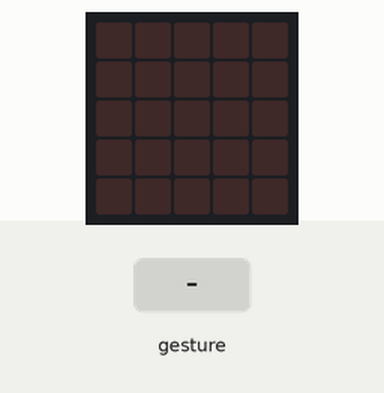
Recording of a program running on a simulated BBC micro:bit (MakeCode). Parts: the board's 5×5 LED display. The test bench sets the inputs (shaded band). Random numbers come from a fixed seed; a tilt is held for 1.5 s and a shake lasts 1 s, then the board lies face up again.

Above: at 1.2 s.
1.3 s: gesture 'shake'
At 2.8 s:
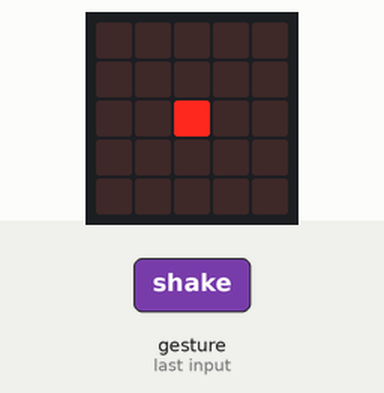
4.3 s: gesture 'shake'
At 5.1 s:
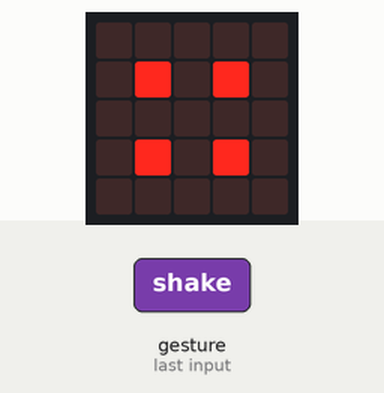
7.3 s: gesture 'shake'
At 8.5 s:
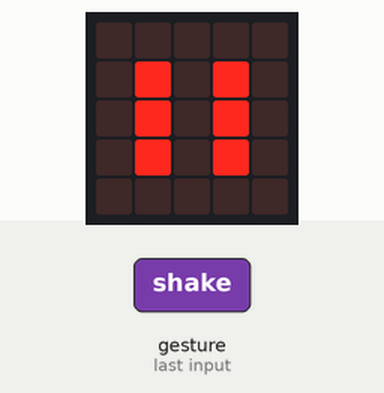
Timing chart, 0 to 10.3 s (numbered marks = the images above; inputs shaded):
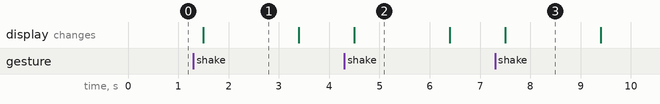

The program:

main.ts
```typescript
let Nummer = 0
input.onGesture(Gesture.Shake, function () {
    Nummer = randint(0, 5 + 1)
    if (Nummer == 1) {
        basic.showLeds(`
            . . . . .
            . . . . .
            . . # . .
            . . . . .
            . . . . .
            `)
    } else if (Nummer == 2) {
        basic.showLeds(`
            . . . . .
            . . . # .
            . . . . .
            . # . . .
            . . . . .
            `)
    } else if (Nummer == 3) {
        basic.showLeds(`
            . . . . .
            . . . # .
            . . # . .
            . # . . .
            . . . . .
            `)
    } else if (Nummer == 4) {
        basic.showLeds(`
            . . . . .
            . # . # .
            . . . . .
            . # . # .
            . . . . .
            `)
    } else if (Nummer == 5) {
        basic.showLeds(`
            . . . . .
            . # . # .
            . . # . .
            . # . # .
            . . . . .
            `)
    } else {
        basic.showLeds(`
            . . . . .
            . # . # .
            . # . # .
            . # . # .
            . . . . .
            `)
    }
    basic.pause(1500)
    basic.clearScreen()
})
```

test.ts
```typescript
// tests gaan hier; deze zal niet worden gecompileerd wanneer dit pakket wordt gebruikt als extensie.
```

Measured:
- after the input at 1.3 s, the display: changes after 0.20 s (image 1)
- after the input at 4.3 s, the display: changes after 0.20 s (image 2)
- after the input at 7.3 s, the display: changes after 0.20 s (image 3)
- what the display in image 1 shows lasts 1.9 s, from 1.5 s to 3.4 s
